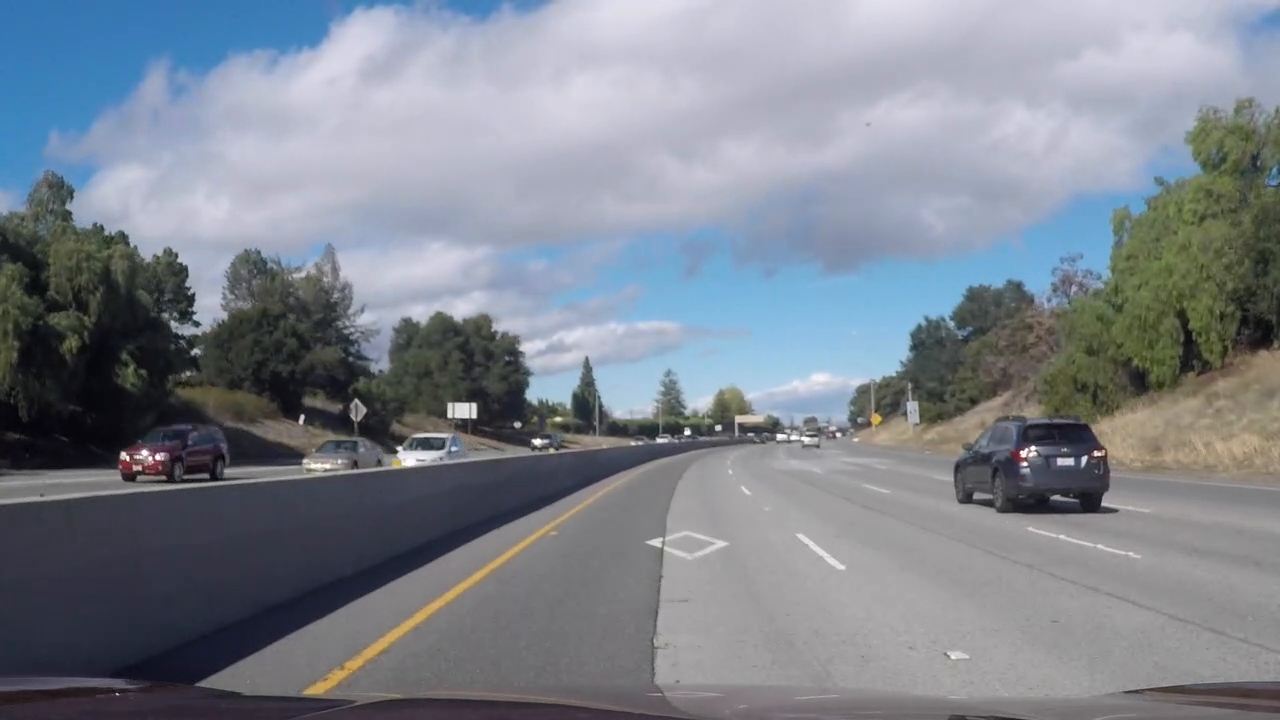
#> input picture my_test_images/my_test_image_004.png, 1280 x 720 px
$ python -i lane_process_main.py   (imports and definitions only)   (older library calls are emulated)
#> lines starting #> are read from the running program, lines starting #| are printed output that depends on the picture
### lane_line_img_processing.py
import cv2
import numpy as np
import matplotlib.pyplot as plt

from image_generators import *

from collections import deque

import pprint

import math

pp = pprint.PrettyPrinter(indent=4)

# [102 lines left out: functions getEdges, get_yellow_and_white, get_lane_edges, not called in this run]

def calibrate_camera(directory, nx, ny, show_images=False):
    """
    Calibrate the camera using checkerboard images.
    directory is the path to a directory containing the calibration (checkerboard) images
    """

    objpoints = []
    imgpoints = []
    gray_shape = None

    # produce the object points - these are the same of all images of the same checkerboard
    objp = np.zeros((9*6,3), dtype=np.float32)
    objp[:,:2] = np.mgrid[0:9,0:6].T.reshape(-1,2)

    #construct a photo generator for the directory and calibrate using all the images it outputs
    for image in photo_generator(directory):
        gray = cv2.cvtColor(image, cv2.COLOR_BGR2GRAY)
        gray_shape = gray.shape

        # find the chessboard corners from the grayscale image
        ret, corners = cv2.findChessboardCorners(gray, (nx, ny), None)

        # provide information to the user indicating whether or not chessboard corners could be found (and therefore whether or not calibration is possible)
        if not(ret):
            print("Couldn't find chessboard corners for a calibration image.")
            continue
        else:
            print("Found chessboard corners for a calibration image.")

        # add the object and image points to the overall list
        objpoints.append(objp)
        imgpoints.append(corners)

        #visualization (currently permanently disabled)
        if show_images and False:
            cv2.imshow("Original", image)

            cv2.drawChessboardCorners(image, (nx,ny), corners, ret)
            cv2.imshow("Chessboard Corners", image)

            cv2.waitKey(0)
            cv2.destroyAllWindows()

    # use opencv to get the distortion matrix given the information collected from the camera images
    ret, mtx, dist, rvecs, tvecs = cv2.calibrateCamera(objpoints, imgpoints, gray_shape[::-1], None, None)

    print("camera calibration success?: ", ret)

    # visualization
    if show_images:
        for image in photo_generator(directory):

            gray = cv2.cvtColor(image, cv2.COLOR_BGR2GRAY)

            ret, corners = cv2.findChessboardCorners(gray, (nx, ny), None)

            if not(ret):
                continue

            cv2.imshow("Original", image)
            cv2.drawChessboardCorners(image, (nx,ny), corners, ret)
            cv2.imshow("Chessboard Corners", image)
            undist = cv2.undistort(image, mtx, dist, None, mtx)
            cv2.imshow("Undistorted", undist)

            cv2.waitKey(0)
            cv2.destroyAllWindows()

    return mtx, dist

# [97 lines left out: functions perspective_tf_lane_lines, fill_between_polys, draw_poly, average_lane_buffer_order_2, not called in this run]

# The class that performs lane tracking and allows the user to get the current state of the lane lines or update the state of the lane lines by providing the next image.
class LaneExtractor(object):

    def __init__(self):
        self.n_histo = 30 #number of histograms
        self.win_width = 80  #width of the sliding window
        self.req_frac = 0.9  #required fraction of the vertical slice that must be filled to be a max

        self.average_len = 10

        #initialize lane buffers for the left and right side
        self.left_lane_buffer = deque(maxlen=self.average_len)
        self.right_lane_buffer = deque(maxlen=self.average_len)

    # [225 lines left out: functions process_image, left_lane, right_lane, left_curvature, right_curvature, get_mid_column, not called in this run]


### image_generators.py
import matplotlib.image as mpimg
import cv2
from os import listdir
from os.path import isfile, join

# [14 lines left out: function video_generator, not called in this run]

def photo_generator(directory):

    test_files = [join(directory, f) for f in listdir(directory) if isfile(join(directory, f))]

    test_files.sort()

    print(test_files)

    for file in test_files:
        print("processing file ", file)
        image = mpimg.imread(file)
        yield image

### lane_process_main.py
# opencv
import cv2

# matplotlib
import matplotlib.pyplot as plt
import matplotlib.image as mpimg
import matplotlib.cm as cm

# my code
from lane_line_img_processing import *
from image_generators import *

# numpy
import numpy as np


display_video_mode = True
write_video_mode = False
photo_mode = False

gen = None

#define generators depending on the selected mode
if display_video_mode:
    gen = video_generator("project_video.mp4")

elif photo_mode:
    gen = photo_generator("my_test_images")

# perform camera calibration
# [1 line that did not run here, left out]

lane_extractor = LaneExtractor()

#enable starting at different points in the image sequence (set start to the first frame count to be processed)

start = 0
ctr_start = 0

# [81 lines left out: function get_images, not called in this run]

# [68 lines not run here, left out]

>>> import cv2
>>> picture = cv2.imread('my_test_images/my_test_image_004.png', cv2.IMREAD_GRAYSCALE)
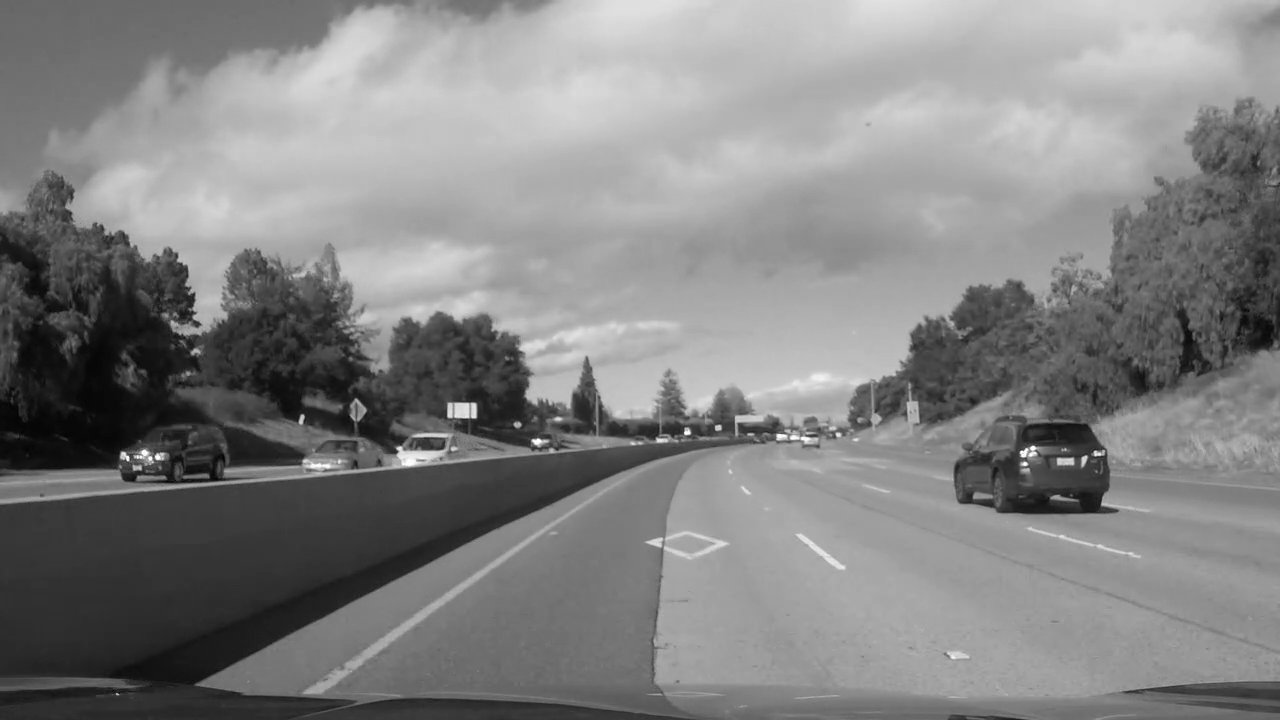
#> picture: shape (720, 1280); min 0, max 255, mean 130.6
#> (the run stopped early here; a loop or call above may not have finished)

$ run again, on my_test_images/my_test_image_005.png
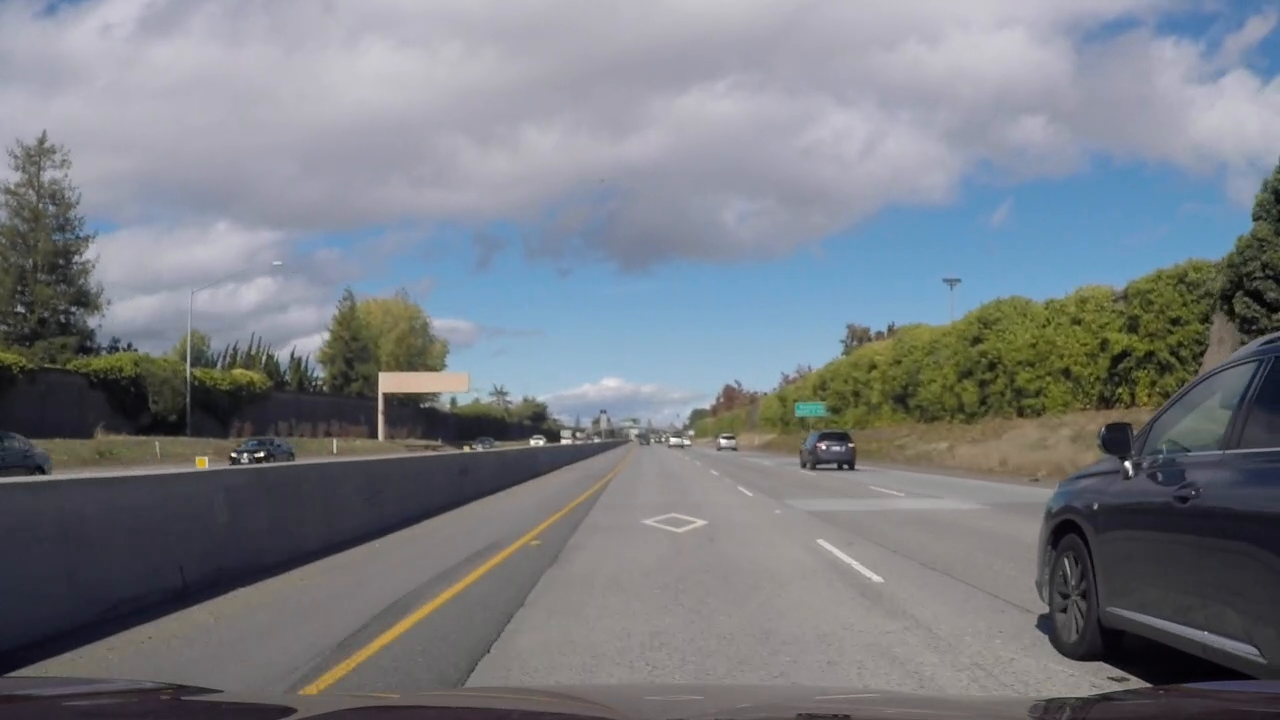
#> input picture my_test_images/my_test_image_005.png, 1280 x 720 px
#> `picture = cv2.imread('my_test_images/my_test_image_004.png', cv2.IMREA..`:
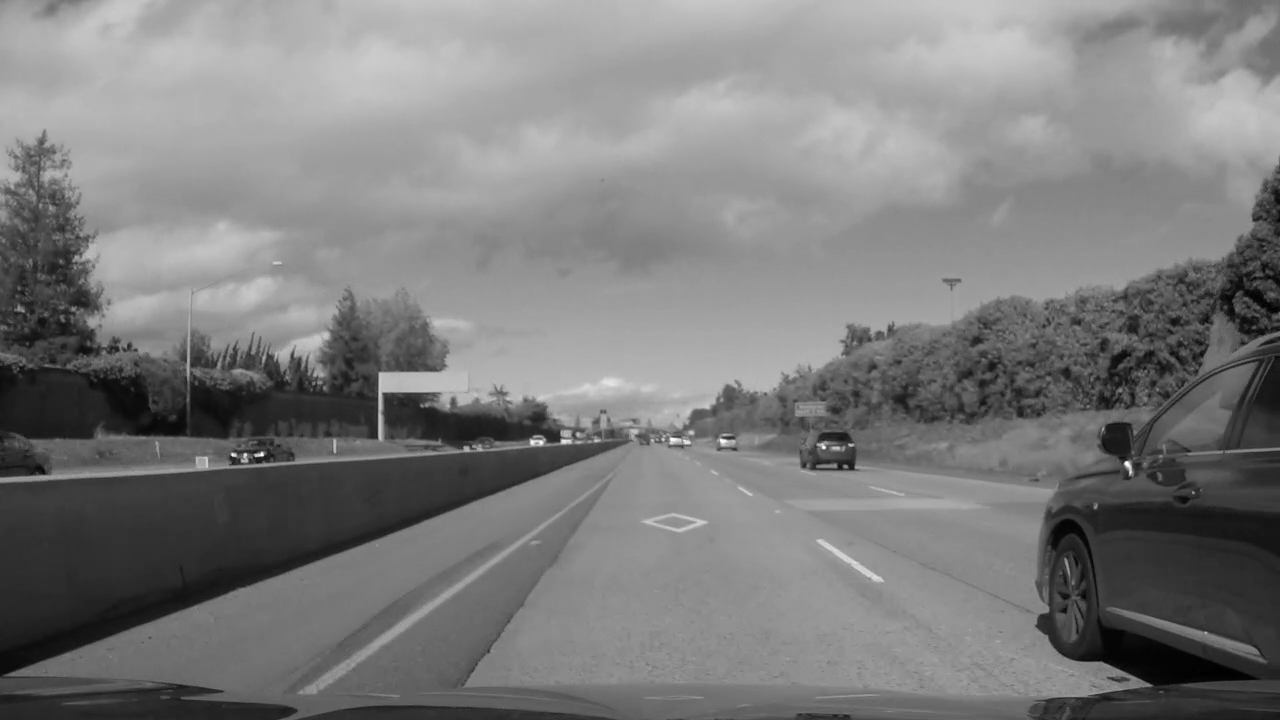
#> picture: shape (720, 1280); min 0, max 255, mean 124

$ run again, on my_test_images/my_test_image_006.png
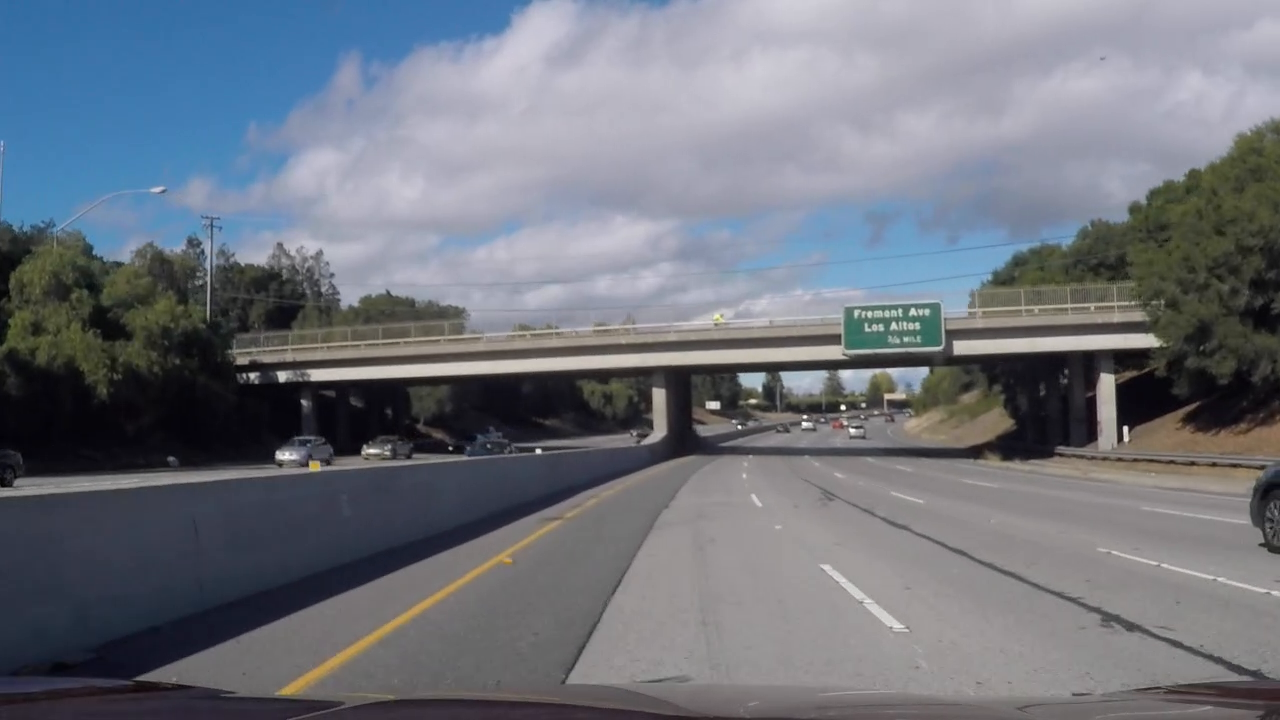
#> input picture my_test_images/my_test_image_006.png, 1280 x 720 px
#> `picture = cv2.imread('my_test_images/my_test_image_004.png', cv2.IMREA..`:
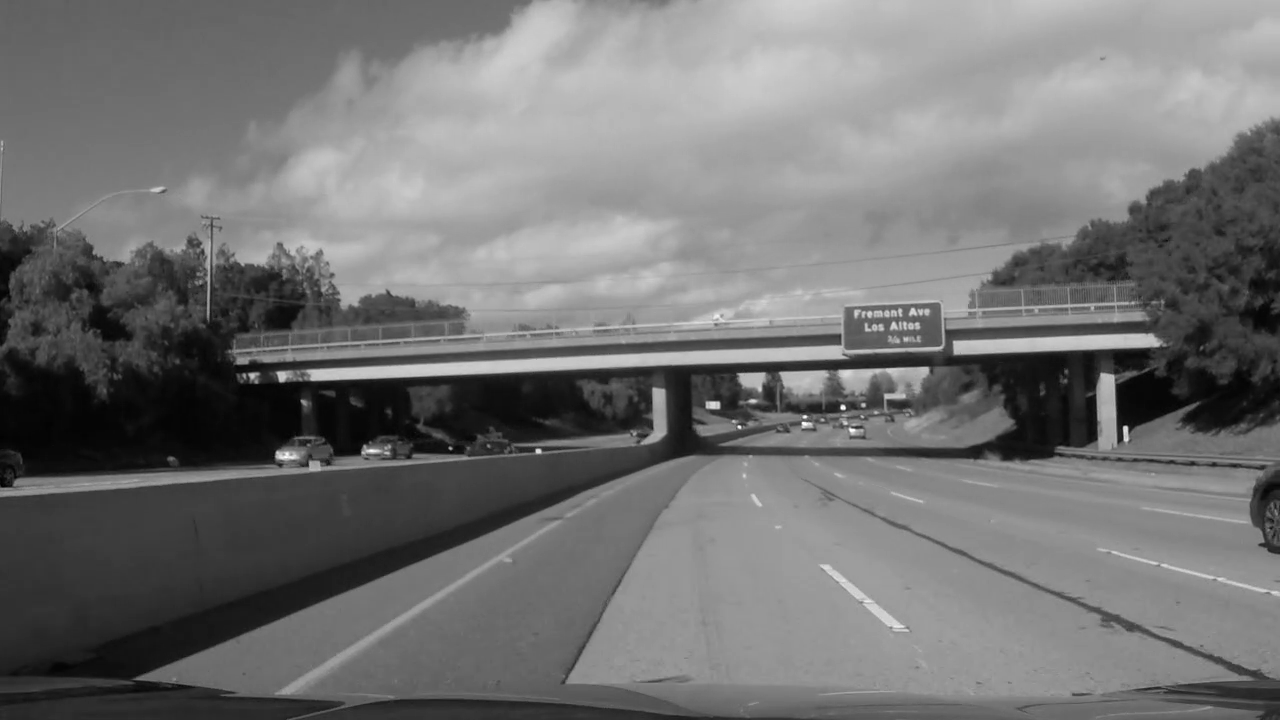
#> picture: shape (720, 1280); min 0, max 255, mean 115

$ run again, on my_test_images/my_test_image_007.png
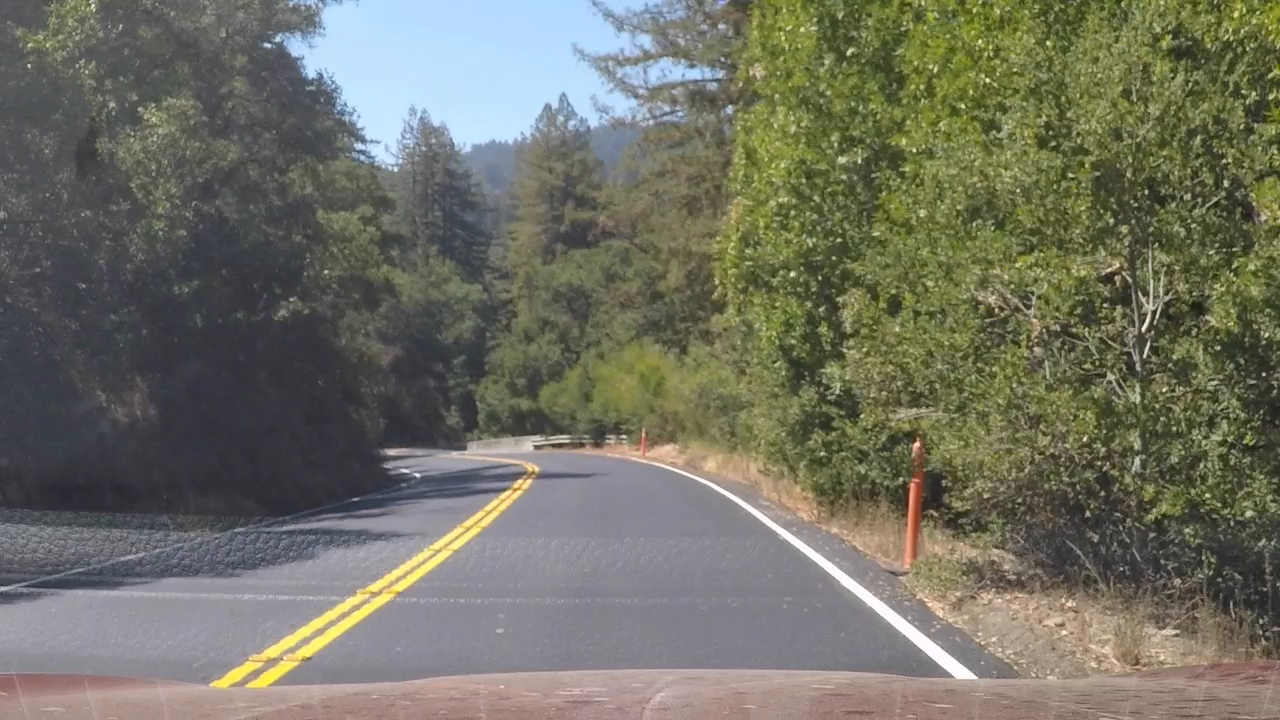
#> input picture my_test_images/my_test_image_007.png, 1280 x 720 px
#> `picture = cv2.imread('my_test_images/my_test_image_004.png', cv2.IMREA..`:
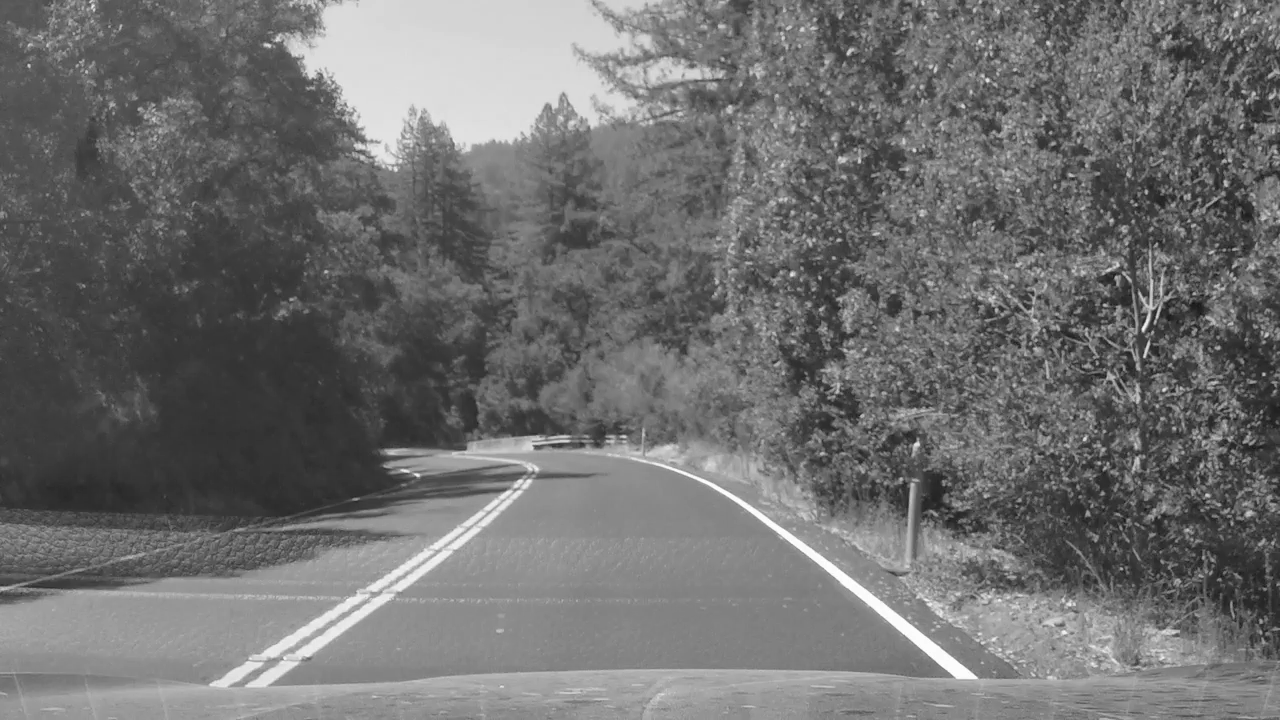
#> picture: shape (720, 1280); min 18, max 255, mean 111.4
